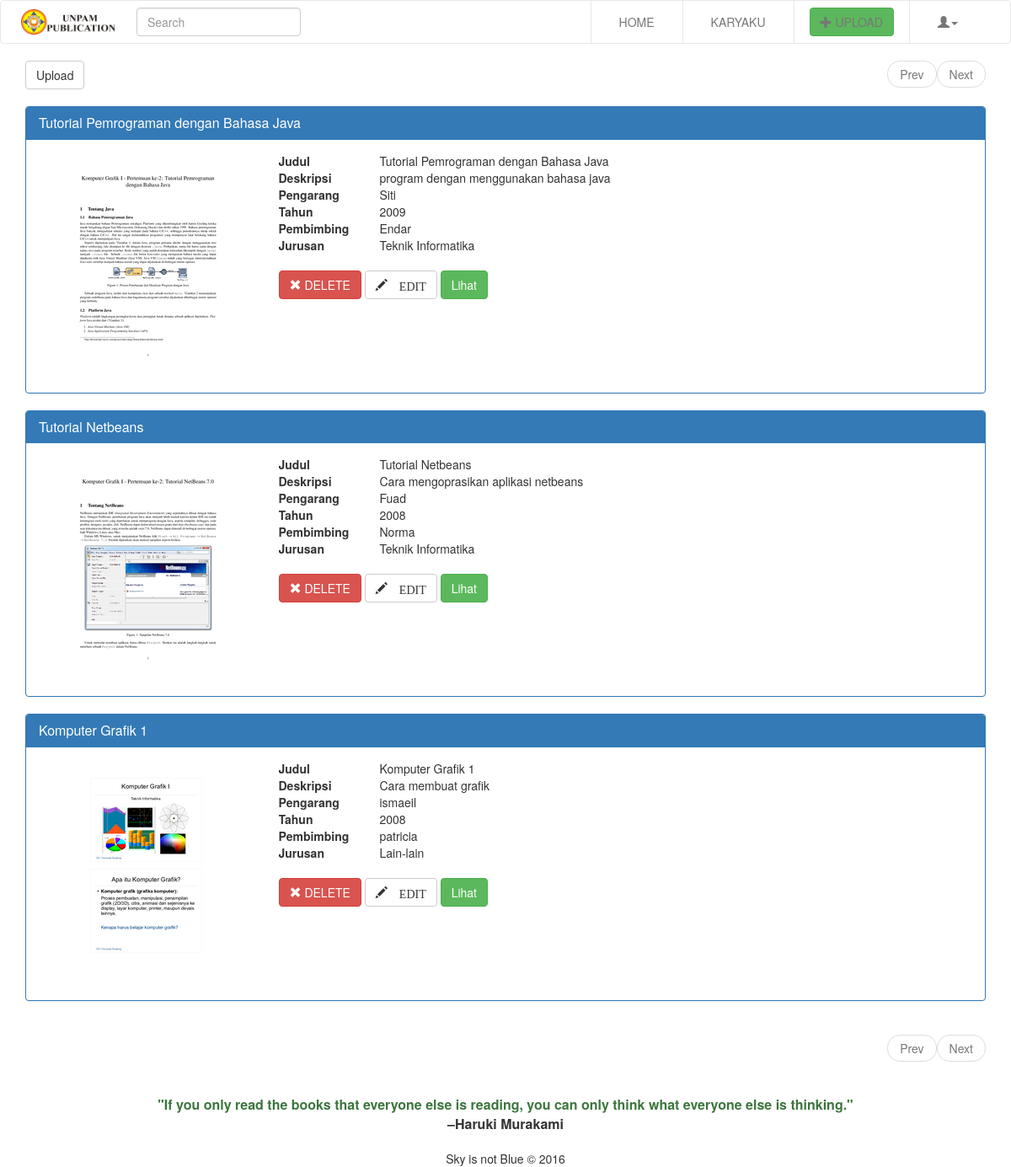
Page /admin/paper.php (signed in) on the committed database.
### tables this page shows
CREATE TABLE `papers` (
  `id` int(11) NOT NULL,
  `id_user` int(11) NOT NULL,
  `judul` varchar(255) NOT NULL,
  `deskripsi` text NOT NULL,
  `pengarang` varchar(255) DEFAULT NULL,
  `tahun` year(4) NOT NULL,
  `pembimbing` varchar(255) DEFAULT NULL,
  `jurusan` varchar(255) NOT NULL,
  `file` text NOT NULL
);

### admin/views/PapersView.php (called while the page is built, shortened)
<?php
  class PapersView
  {
      public function renderList($data)
      {
          require_once dirname(__FILE__).'/../templates/papers/paperList.php';
      }
  }

### admin/controllers/PapersController.php (called while the page is built, shortened)
<?php
  class PapersController
  {
      private $model;
      private $view;
      public function __construct($model, $view)
      {
          $this->model = $model;
          $this->view = $view;
      }
      public function paperList()
      {
          $userId = $_SESSION['user']['id'];
          if (isset($_GET['page'])) {
              $paging = $_GET['page'];
          } else {
              $paging = 1;
          }
          $data = $this->model->getPaperList($userId, $paging);
          $this->view->renderList($data);
      }
  }

### admin/models/PapersModel.php (called while the page is built, shortened)
<?php
  class PapersModel extends Papers
  {
      public function getPaperList($userId, $paging)
      {
          $con = Connection::getInstance();
          $req = $con->prepare('SELECT count(*) as paper from papers where id_user = ?');
          $req->bindParam(1, $userId);
          $req->execute();
          $total = $req->fetch();
          $total = $total['paper'];
          $limit = 8;
          if ($total % $limit != 0) {
              $total = floor($total / $limit) + 1;
          } else {
              $total = $total / $limit;
          }
          $offset = $paging * $limit - $limit;
          $req = $con->prepare('SELECT p.id, p.judul, p.deskripsi, p.pengarang, p.tahun, p.pembimbing, p.jurusan, p.file
                              FROM users
                              INNER JOIN papers AS p ON users.id = p.id_user
                              WHERE users.id = ?
                              ORDER BY p.id DESC
                              LIMIT ? OFFSET ?');
          $req->bindParam(1, $userId);
          $req->bindParam(2, $limit, PDO::PARAM_INT);
          $req->bindParam(3, $offset, PDO::PARAM_INT);
          $req->execute();
          $papers = $req->fetchAll();
          if ($paging != 1) {
              $prev = $paging - 1;
          } else {
              $prev = false;
          }
          if ($total >= $paging + 1) {
              $next = $paging + 1;
          } else {
              $next = false;
          }
          $data = array('papers' => $papers, 'prev' => $prev, 'next' => $next);
          return $data;
      }
  }

### admin/templates/papers/paperList.php (shortened to what this page needs)
<!DOCTYPE html>
<html>
<head>
    <?php require_once dirname(__FILE__).'/../includeCSS.php'; ?>
    <link href="<?php echo APP_URL ?>assets/css/dropzone.min.css" rel="stylesheet" />
</head>
<body>
    <?php require_once dirname(__FILE__).'/../navbar.php'; ?>
    <div class="container">
        <div class="row">
            <div class="col-md-12">
                <div class="row">
                    <div class="col-xs-6">
                        <div class="btn-group pager" role="group" aria-label="post-control">
                            <a href="<?php echo APP_URL ?>dashboard/paper/add">
                                <button type="button" class="btn btn-default">Upload</button>
                            </a>
                        </div>
                    </div>
                    <div class="col-xs-6">
                      <nav class="pull-right">
                        <ul class="pager">
                          <?php
                            if ($data['prev']) {
                                $prev = APP_URL.'dashboard/paper/list/'.$data['prev'];
                                echo "<li><a href='$prev'>Prev</a></li>";
                            } else {
                                echo "<li class='disabled'><a href='#'>Prev</a></li>";
                            }
                            if ($data['next']) {
                                $next = APP_URL.'dashboard/paper/list/'.$data['next'];
                                echo "<li><a href='$next'>Next</a></li>";
                            } else {
                                echo "<li class='disabled'><a href='#'>Next</a></li>";
                            }
                          ?>
                        </ul>
                      </nav>
                    </div>
                </div>
            </div>
            <div class="col-md-12">
                <?php
                  $papers = $data['papers'];
                  $banyakPaper = count($papers);
                  for ($i = 0; $i < $banyakPaper; ++$i) {
                      $paper = $papers[$i];
                      require dirname(__FILE__).'/paperListDetail.php';
                  }
                ?>
            </div>
            <div class="col-md-12">
              <nav class="pull-right">
                <ul class="pager">
                  <?php
                    if ($data['prev']) {
                        $prev = APP_URL.'dashboard/paper/list/'.$data['prev'];
                        echo "<li><a href='$prev'>Prev</a></li>";
                    } else {
                        echo "<li class='disabled'><a href='#'>Prev</a></li>";
                    }
                    if ($data['next']) {
                        $next = APP_URL.'dashboard/paper/list/'.$data['next'];
                        echo "<li><a href='$next'>Next</a></li>";
                    } else {
                        echo "<li class='disabled'><a href='#'>Next</a></li>";
                    }
                  ?>
                </ul>
              </nav>
            </div>
        </div>
    </div>
    <?php require_once dirname(__FILE__).'/../footer.php'; ?>
</body>
</html>

### admin/templates/papers/paperListDetail.php
<div class="panel panel-primary">
  <div class="panel-heading">
    <h3 class="panel-title"><a href="<?php echo APP_URL.'paper/'.$paper['id']; ?>"><?php echo $paper['judul']; ?></a></h3>
  </div>
  <div class="panel-body">
    <div class="row">
      <div class="col-md-3" style="margin-bottom:20px;">
        <?php
          if (file_exists(UPLOAD_DOCUMENT_FOLDER.str_replace('.pdf','.png',$paper['file']))) {
            $image = APP_URL.'assets/documents/'.str_replace('.pdf','.png',$paper['file']);
          } else {
            $image = APP_URL.'assets/images/default-pdf.png';
          }
        ?>
        <img class="img-responsive img-center" src="<?php echo $image; ?>" alt="<?php echo $paper['judul']; ?>">
      </div>
      <div class="col-md-9">
        <dl class="dl-horizontal">
          <dt>Judul</dt>
          <dd><?php echo $paper['judul']; ?></dd>
          <dt>Deskripsi</dt>
          <dd>
            <?php
              if(!empty($paper['deskripsi'])) echo $paper['deskripsi'];
              else echo "-";
            ?>
          </dd>
          <dt>Pengarang</dt>
          <dd>
            <?php
              if(!empty($paper['pengarang'])) echo $paper['pengarang'];
              else echo "-";
            ?>
          </dd>
          <dt>Tahun</dt>
          <dd>
            <?php if(!empty($paper['tahun'])) echo $paper['tahun']; ?>
          </dd>
          <dt>Pembimbing</dt>
          <dd>
            <?php
              if(!empty($paper['pembimbing'])) echo $paper['pembimbing'];
              else echo "-";
            ?>
          </dd>
          <dt>Jurusan</dt>
          <dd>
            <?php
              if(!empty($paper['jurusan'])) echo $paper['jurusan'];
              else echo "-";
            ?>
          </dd>
        </dl>
        <button onclick="deletePaper(<?php echo $paper['id']; ?>)" class="btn btn-danger"><span class="glyphicon glyphicon-remove"></span> DELETE</button>
        <button type="button" class="btn btn-default" data-container="body" data-toggle="popover" data-placement="bottom"
        data-content='<?php require dirname(__FILE__).'/editPaperMenu.php'; ?>' data-trigger="focus">
          <span class="glyphicon glyphicon-pencil"> EDIT</span>
        </button>
        <a href="<?php echo APP_URL.'paper/'.$paper['id']; ?>" class="btn btn-success">Lihat</a>
      </div>
    </div>
  </div>
</div>

### assets/css/style.css (style rules this page uses)
.img-center { margin: 0 auto; }

### admin/templates/papers/paperList.php (style rules this page uses)
@media (min-width: 750px) { .dl-horizontal dt { width: auto; } }
@media (min-width: 750px) { .dl-horizontal dd { margin-left: 120px; } }

### rows in the picture
papers: judul "Tutorial Pemrograman dengan Bahasa Java", shows a picture, deskripsi "program dengan menggunakan bahasa java", pengarang "Siti", tahun "2009", pembimbing "Endar", jurusan "Teknik Informatika"
papers: judul "Tutorial Netbeans", shows a picture, deskripsi "Cara mengoprasikan aplikasi netbeans", pengarang "Fuad", tahun "2008", pembimbing "Norma", jurusan "Teknik Informatika"
papers: judul "Komputer Grafik 1", shows a picture, deskripsi "Cara membuat grafik", pengarang "ismaeil", tahun "2008", pembimbing "patricia", jurusan "Lain-lain"
